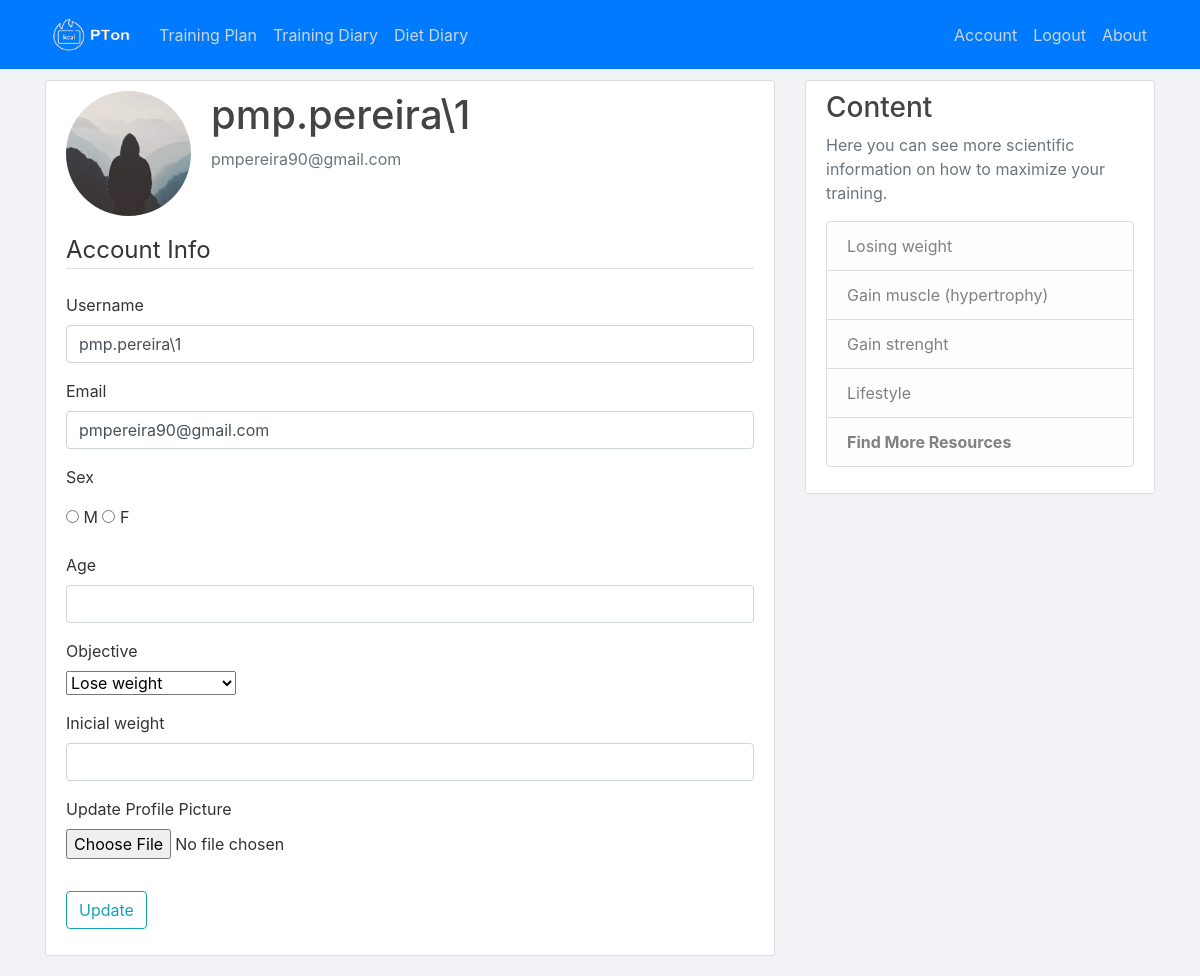
Screenshot of /account (signed in) with the database file from the repository.
### flaskblog/models.py (models this page shows, shortened)
class User(db.Model, UserMixin):
    id = db.Column(db.Integer, primary_key=True)
    username = db.Column(db.String(20), unique=True, nullable=False)
    email = db.Column(db.String(120), unique=True, nullable=False)
    image_file = db.Column(db.String(20), nullable=False, default='default.jpg')
    password = db.Column(db.String(60), nullable=False)
    training_plan = db.Column(db.String(60))
    sex = db.Column(db.String(1))
    age = db.Column(db.Integer)
    objective = db.Column(db.String(25))
    inicial_weight = db.Column(db.Integer)
    exercises = db.relationship('Exercise', backref='client', lazy=True)
    diets = db.relationship('Diet', backref='client_diet', lazy=True)

### flaskblog/routes.py (the view)
@app.route('/account', methods = ['GET', 'POST'])
@login_required
def account():
    form = UpdateAccountForm()
    if form.validate_on_submit(): #updates email and username if wanted
        if form.picture.data:
            picture_file = save_picture(form.picture.data)
            current_user.image_file = picture_file
        current_user.username = form.username.data
        current_user.email = form.email.data
        current_user.sex = form.sex.data
        current_user.age = form.age.data
        current_user.objective = form.objective.data
        current_user.inicial_weight = form.inicial_weight.data
        db.session.commit()
        flash('Your account has been updated!','success')
        return redirect(url_for('account'))
    elif request.method == 'GET': #to see the current values of the post on the update page
        form.username.data = current_user.username
        form.email.data = current_user.email
        form.sex.data = current_user.sex
        form.age.data = current_user.age
        form.objective.data = current_user.objective
        form.inicial_weight.data = current_user.inicial_weight
    image_file = url_for('static', filename = 'profile_pics/' + current_user.image_file)
    return render_template('account.html', title='Account', image_file=image_file, form = form)

### flaskblog/forms.py (shortened to what this page needs)
class UpdateAccountForm(FlaskForm):
    username = StringField('Username', validators=[DataRequired(), Length(min=2, max=20)])
    email = StringField('Email', validators=[DataRequired(), Email()])
    picture = FileField('Update Profile Picture', validators = [FileAllowed(['jpg','png'])])
    submit = SubmitField('Update')
    sex = RadioField('Sex', choices=[('value','M'),('value_two','F')])
    age = IntegerField('Age')
    objective = SelectField('Objective', choices=[('value_1','Lose weight'),('value_2','Gain muscle'),('value_3','Increase resistance'), ('value_4','Improve health')])
    inicial_weight = IntegerField('Inicial weight')

### flaskblog/models.py (called while the page is built)
@login_manager.user_loader
def load_user(user_id):
    return User.query.get(int(user_id))

### flaskblog/templates/account.html (shortened to what this page needs)
{% extends "layout.html" %}
{% block content %}
    <div class="content-section">
      <div class="media">
        <img class="rounded-circle account-img" src="{{ image_file }}">
        <div class="media-body">
          <h2 class="account-heading">{{ current_user.username }}</h2>
          <p class="text-secondary">{{ current_user.email }}</p>
        </div>
      </div>
        <form method="POST" action="" enctype="multipart/form-data">
            <fieldset class="form-group">
                <legend class="border-bottom mb-4">Account Info</legend>
                <div class="form-group">
                    {{ form.username.label(class="form-control-label") }}
                    {% if form.username.errors %}
                        {{ form.username(class="form-control form-control-lg is-invalid") }}
                        <div class="invalid-feedback">
                            {% for error in form.username.errors %}
                                <span>{{ error }}</span>
                            {% endfor %}
                        </div>
                    {% else %}
                        {{ form.username(class="form-control form-control") }}
                    {% endif %}
                </div>
                <div class="form-group">
                    {{ form.email.label(class="form-control-label") }}
                    {% if form.email.errors %}
                        {{ form.email(class="form-control form-control-lg is-invalid") }}
                        <div class="invalid-feedback">
                            {% for error in form.email.errors %}
                                <span>{{ error }}</span>
                            {% endfor %}
                        </div>
                    {% else %}
                        {{ form.email(class="form-control form-control") }}
                    {% endif %}
                </div>
                <div class="form-group">
                    {{ form.sex.label(class="form-control-label") }}
                    {% if form.sex.errors %}
                        {{ form.sex(class="form-control form-control-lg is-invalid") }}
                        <div class="invalid-feedback">
                            {% for error in form.sex.errors %}
                                <span>{{ error }}</span>
                            {% endfor %}
                        </div>
                    {% else %}
                      {% for subfield in form.sex %}
                      <tr>
                        <td>{{ subfield }}</td>
                        <td>{{ subfield.label }}</td>
                      </tr>
                      {% endfor %}
                    {% endif %}
                </div>
                <div class="form-group">
                    {{ form.age.label(class="form-control-label") }}
                    {% if form.age.errors %}
                        {{ form.age(class="form-control form-control-lg is-invalid") }}
                        <div class="invalid-feedback">
                            {% for error in form.age.errors %}
                                <span>{{ error }}</span>
                            {% endfor %}
                        </div>
                    {% else %}
                        {{ form.age(class="form-control form-control") }}
                    {% endif %}
                </div>
                <div class="form-group">
                    {{ form.objective.label(class="form-control-label") }}
                    {% if form.objective.errors %}
                        {{ form.objective(class="form-control form-control-lg is-invalid") }}
                        <div class="invalid-feedback">
                            {% for error in form.objective.errors %}
                                <span>{{ error }}</span>
                            {% endfor %}
                        </div>
                    {% else %}
                      <br>{{ form.objective }}<br>
                    {% endif %}
                </div>
                <div class="form-group">
                    {{ form.inicial_weight.label(class="form-control-label") }}
                    {% if form.inicial_weight.errors %}
                        {{ form.inicial_weight(class="form-control form-control-lg is-invalid") }}
                        <div class="invalid-feedback">
                            {% for error in form.inicial_weight.errors %}
                                <span>{{ error }}</span>
                            {% endfor %}
                        </div>
                    {% else %}
                        {{ form.inicial_weight(class="form-control form-control") }}
                    {% endif %}
                </div>
                <div class="form-group">
                    {{ form.picture.label() }}
                    {{ form.picture(class="form-control-file") }}
                </div>
            </fieldset>
            <div class="form-group">
                {{ form.submit(class="btn btn-outline-info") }}
            </div>
        </form>
    </div>
{% endblock content %}

### flaskblog/static/main.css (style rules this page uses)
body { background: #fafafa; color: #333333; margin-top: 5rem; }
h1, h2, h3, h4, h5, h6 { color: #444444; }
.content-section { background: #ffffff; padding: 10px 20px; border: 1px solid #dddddd; border-radius: 3px; margin-bottom: 20px; }
.account-img { height: 125px; width: 125px; margin-right: 20px; margin-bottom: 16px; }
.account-heading { font-size: 2.5rem; }

### flaskblog/templates/layout.html (style rules this page uses)
body { background-color: #f0f2f5; }

### rows the page displays
User: username "pmp.pereira\\1", email "pmpereira90@gmail.com", objective "Lose weight"

### other values shown
{{ subfield.label }} "M" "F"
